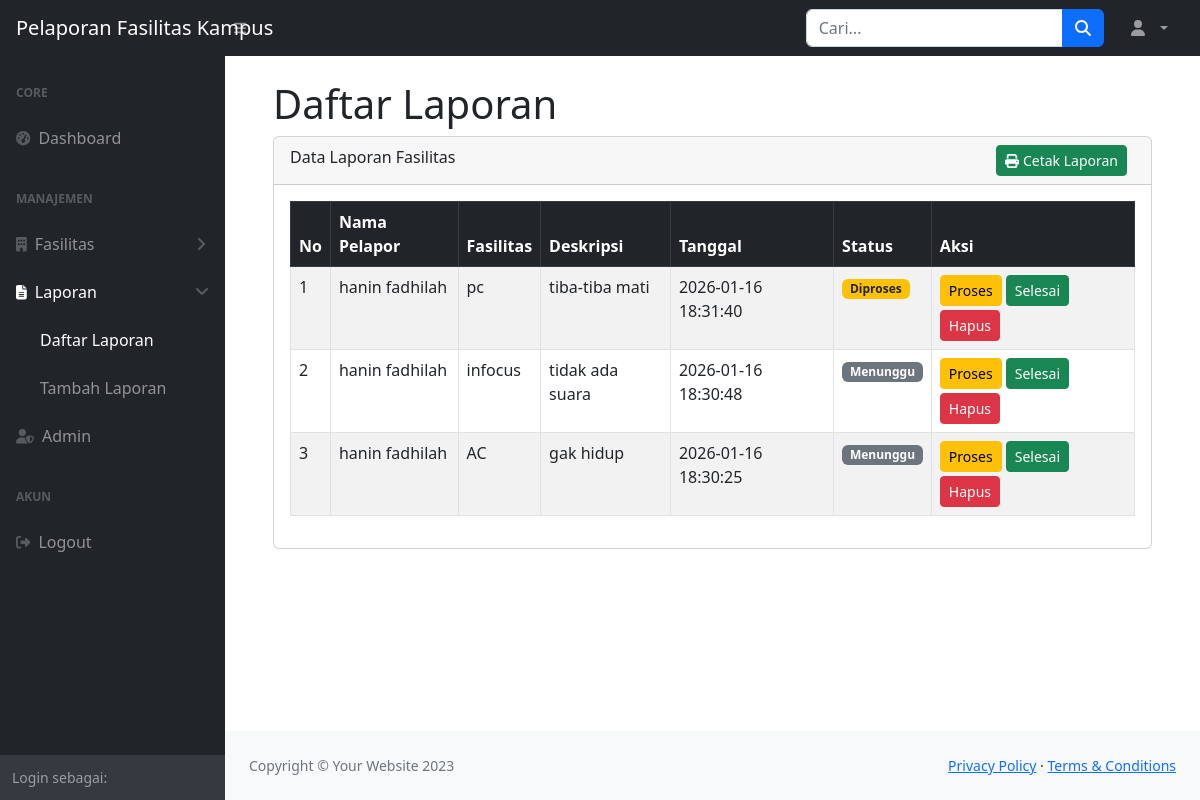
/index.php?hal=daftar_laporan, run on the app's committed database.
### tables this page shows
CREATE TABLE `reports` (
  `id` int NOT NULL,
  `nama_pelapor` varchar(30) NOT NULL,
  `admin_id` int NOT NULL,
  `facility_id` int NOT NULL,
  `deskripsi` text NOT NULL,
  `status` enum('menunggu','diproses','selesai') DEFAULT 'menunggu',
  `tanggal` datetime DEFAULT CURRENT_TIMESTAMP
);

CREATE TABLE `facilities` (
  `id` int NOT NULL,
  `nama_fasilitas` varchar(100) NOT NULL,
  `lokasi` varchar(100) NOT NULL
);

### pages/daftar_laporan.php (the view, shortened to what this page needs)
<div class="container-fluid px-4">
    <h1 class="mt-4">Daftar Laporan</h1>
    <div class="card mb-4">
        <div class="card-header"> <a href="pages/cetak_laporan.php" target="_blank" class="btn btn-success btn-sm float-end me-2">
    <i class="fas fa-print"></i> Cetak Laporan
</a>
            Data Laporan Fasilitas
        </div>
        <div class="card-body">
            <table class="table table-bordered table-striped">
                <thead class="table-dark">
                    <tr>
                        <th>No</th>
                        <th>Nama Pelapor</th>
                        <th>Fasilitas</th>
                        <th>Deskripsi</th>
                        <th>Tanggal</th>
                        <th>Status</th>
                        <th>Aksi</th>
                    </tr>
                </thead>
                <tbody>
                <?php
                $no = 1;
                $query = mysqli_query($koneksi, "
                    SELECT r.*, f.nama_fasilitas
                    FROM reports r
                    JOIN facilities f ON r.facility_id = f.id
                    ORDER BY r.tanggal DESC
                ");
                if (mysqli_num_rows($query) > 0) {
                    while ($row = mysqli_fetch_assoc($query)) {
                ?>
                    <tr>
                        <td><?= $no++; ?></td>
                        <td><?= htmlspecialchars($row['nama_pelapor']); ?></td>
                        <td><?= htmlspecialchars($row['nama_fasilitas']); ?></td>
                        <td><?= htmlspecialchars($row['deskripsi']); ?></td>
                        <td><?= $row['tanggal']; ?></td>
                        <td>
                            <?php
                            if ($row['status'] == 'menunggu') {
                                echo "<span class='badge bg-secondary'>Menunggu</span>";
                            } elseif ($row['status'] == 'diproses') {
                                echo "<span class='badge bg-warning text-dark'>Diproses</span>";
                            } else {
                                echo "<span class='badge bg-success'>Selesai</span>";
                            }
                            ?>
                        </td>
                        <td>
                            <?php if ($row['status'] != 'selesai') { ?>
                                <a href="index.php?hal=ubah_status&id=<?= $row['id']; ?>&status=diproses"
                                   class="btn btn-warning btn-sm mb-1">
                                   Proses
                                </a>
                                <a href="index.php?hal=ubah_status&id=<?= $row['id']; ?>&status=selesai"
                                   class="btn btn-success btn-sm mb-1">
                                   Selesai
                                </a>
                            <?php } ?>
                            <a href="index.php?hal=hapus_laporan&id=<?= $row['id']; ?>"
                               class="btn btn-danger btn-sm"
                               onclick="return confirm('Yakin ingin menghapus laporan ini?')">
                               Hapus
                            </a>
                        </td>
                    </tr>
                <?php
                    }
                } else {
                    echo "<tr>
                        <td colspan='7' class='text-center'>Data laporan belum ada</td>
                    </tr>";
                }
                ?>
                </tbody>
            </table>
        </div>
    </div>
</div>

### data on the page
reports: nama_pelapor "hanin fadhilah", facility.nama_fasilitas "pc", deskripsi "tiba-tiba mati", tanggal "2026-01-16 18:31:40", status "Diproses"
reports: nama_pelapor "hanin fadhilah", facility.nama_fasilitas "infocus", deskripsi "tidak ada suara", tanggal "2026-01-16 18:30:48", status "Menunggu"
reports: nama_pelapor "hanin fadhilah", facility.nama_fasilitas "AC", deskripsi "gak hidup", tanggal "2026-01-16 18:30:25", status "Menunggu"
